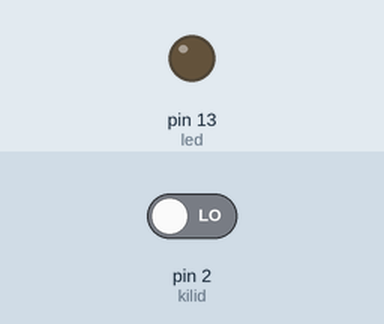
The sketch below on a simulated Arduino Uno, built with avr-gcc and run on an emulated ATmega328P. Shown: output pins drawn as LEDs (lit = HIGH). The inputs (shaded band) are chosen by the test bench; at power-on: pin 2 (kilid) LOW.

Above: at 1.2 s.
1.3 s: pin 2 (kilid) driven HIGH
At 1.8 s:
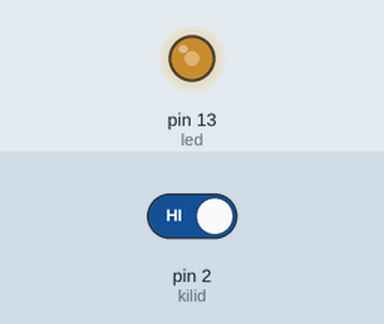
2.8 s: pin 2 (kilid) driven LOW
At 3.7 s:
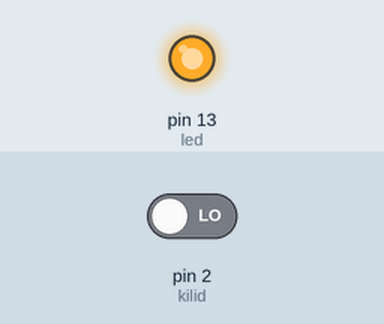
4.3 s: pin 2 (kilid) driven HIGH
At 5.3 s:
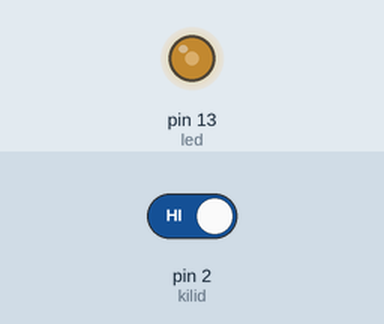
Timing chart, 0 to 7.3 s (numbered marks = the images above; inputs shaded):
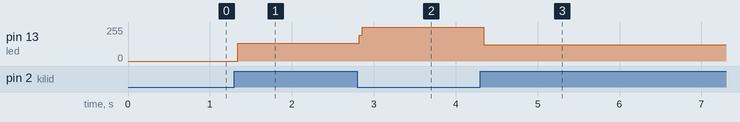

The sketch:

tesafasfsaf.ino
```cpp
int kilid = 2;
int io = 0;
int bs ;
int led = 13;
void setup() {
pinMode(kilid,INPUT);
pinMode(led,OUTPUT);
  }
void loop() {
bs = digitalRead(kilid);
if (bs == 1){
  io = io + 1 ;
}
if (io == 1){
 digitalWrite(led,HIGH);
}else if(io == 2){
  digitalWrite(led,LOW);
  io = 0;
}else{
  digitalWrite(led,LOW);
}
}
```

Measured:
- after the input at 1.3 s, pin 13 (led): 0/255 → 134/255 at once
- after the input at 2.8 s, pin 13 (led): 134/255 → 255/255 at once
- after the input at 4.3 s, pin 13 (led): 255/255 → 121/255 at once
